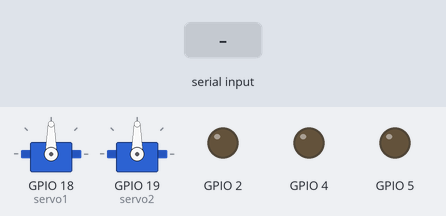
Bench run of a sketch on a simulated ESP32. Shown: 2 × servo, output pins drawn as LEDs (lit = HIGH). The inputs (shaded band) are chosen by the test bench. Nothing arrives over Bluetooth unless stated; what the sketch prints to the serial monitor is not drawn.

Above: at 1.2 s.
1.3 s: "a" received over the second serial link
At 2.5 s:
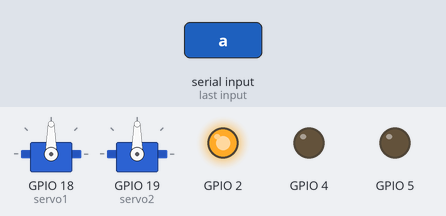
2.8 s: "b" received over the second serial link
At 3.7 s:
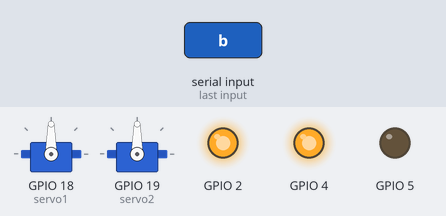
4.3 s: "c" received over the second serial link
At 4.7 s:
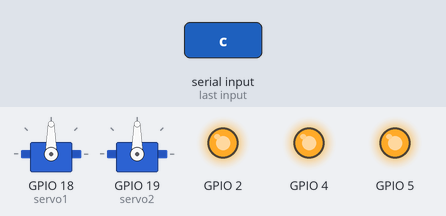
5.8 s: "d" received over the second serial link
At 6.9 s:
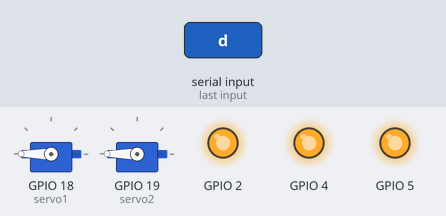
7.3 s: "f" received over the second serial link
At 7.9 s:
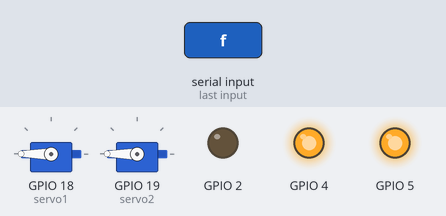
8.8 s: "g" received over the second serial link
At 9.6 s:
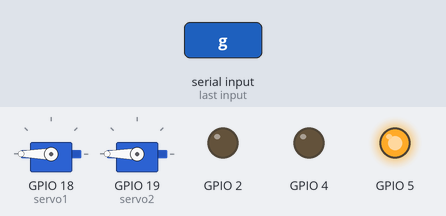
Timing chart, 0 to 11.3 s (numbered marks = the images above; inputs shaded):
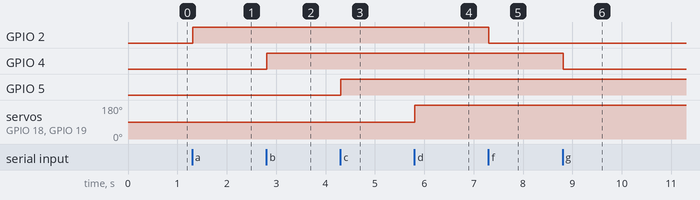

Measured:
- after the input at 1.3 s, GPIO 2: LOW → HIGH at once
- after the input at 2.8 s, GPIO 4: LOW → HIGH at once
- after the input at 4.3 s, GPIO 5: LOW → HIGH at once
- after the input at 5.8 s, servo on GPIO 18 (servo1), servo on GPIO 19 (servo2): 90° → 180° at once
- after the input at 7.3 s, GPIO 2: HIGH → LOW at once
- after the input at 8.8 s, GPIO 4: HIGH → LOW at once

The sketch:

ROMO_V2.ino
```cpp
#include <BluetoothSerial.h>
#include <ESP32Servo.h>
const char *pin = "1234"; // Nomas si necesitas conectarte sin la app

String device_name = "Omlos_Reyes";

#if !defined(CONFIG_BT_ENABLED) || !defined(CONFIG_BLUEDROID_ENABLED)
#error Bluetooth is not enabled! Please run `make menuconfig` to and enable it
#endif

#if !defined(CONFIG_BT_SPP_ENABLED)
#error Serial Bluetooth not available or not enabled. It is only available for the ESP32 chip.
#endif

BluetoothSerial SerialBT;

Servo servo1;
Servo servo2;
int angulo=0;

void setup() {
  Serial.begin(115200);
  SerialBT.begin(device_name); //Bluetooth device name
  Serial.printf("The device with name \"%s\" is started.\nNow you can pair it with Bluetooth!\n", device_name.c_str());
  #ifdef USE_PIN
    SerialBT.setPin(pin);
    Serial.println("Using PIN");
  #endif

  pinMode(2,OUTPUT);
  pinMode(4,OUTPUT);
  pinMode(5,OUTPUT);
  servo1.attach(18);
  servo2.attach(19);

}

void loop() {
  // Leer desde Bluetooth y enviar a Serial
  if (SerialBT.available()) {
    char receivedChar = SerialBT.read();
    Serial.write(receivedChar); // Mostrar en el puerto serie para debug
    switch (receivedChar) {
      case 'a':
        digitalWrite(2, HIGH);
        break;
      break;
      case 'b':
        digitalWrite(4, HIGH);
        break;
      case 'c':
        digitalWrite(5, HIGH);
        break;
      case 'd':
        servo1.write(180);
      case 'e':
        servo2.write(180);
        break;
      case 'f':
      digitalWrite(2,LOW);
      break;

      case 'g':
      digitalWrite(4,LOW);
      break;

      case 'h':
      digitalWrite(5,LOW);
      break;

      case 'i':
      servo1.write(0);
      break;

      case 'j':
      servo2.write(0);
      break;

      default:
        break;
    }
  }
  if (Serial.available()) {
    SerialBT.write(Serial.read());
  }

  delay(20);
}
```
